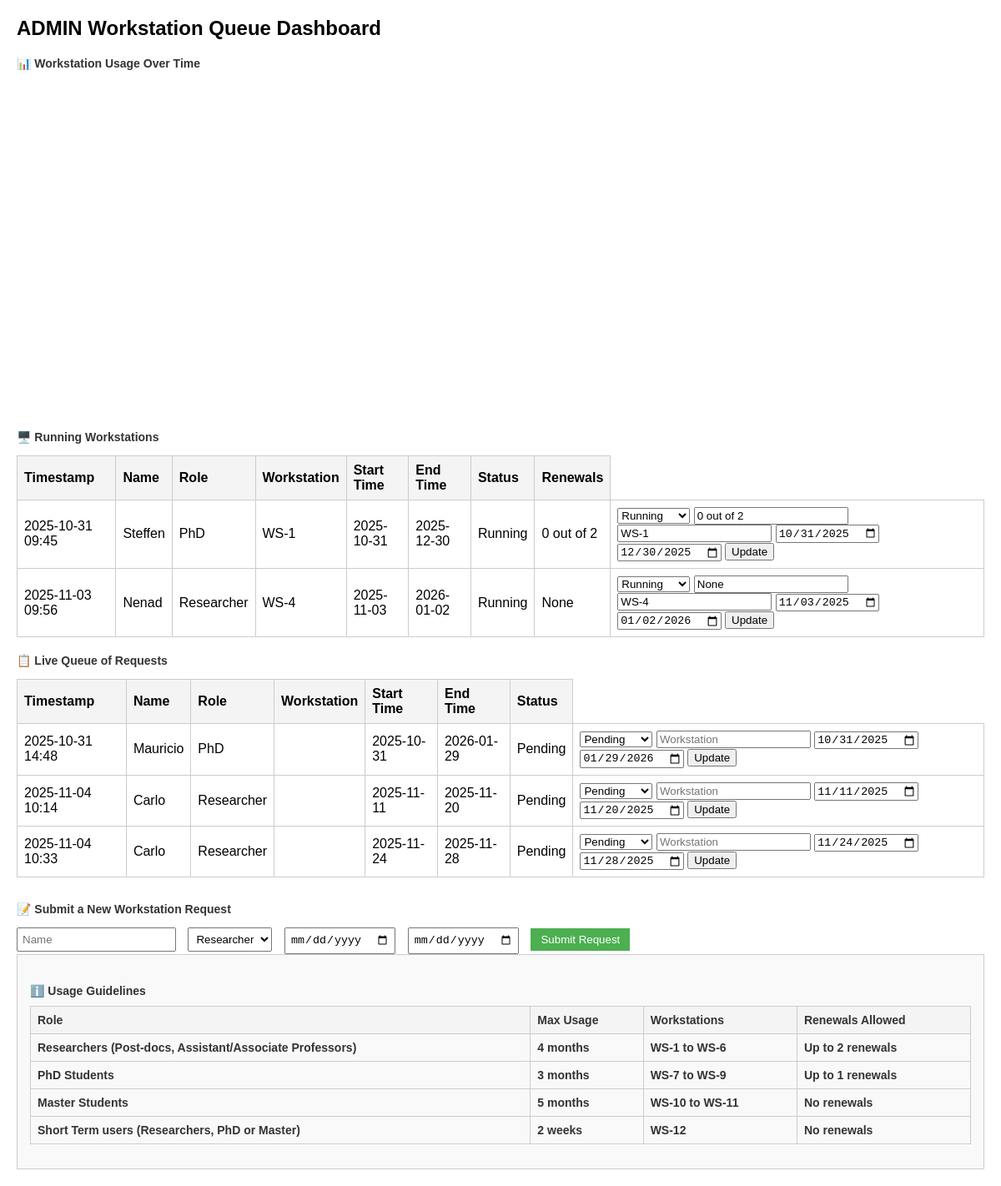
Page /admin (signed in) on the earlier database version.
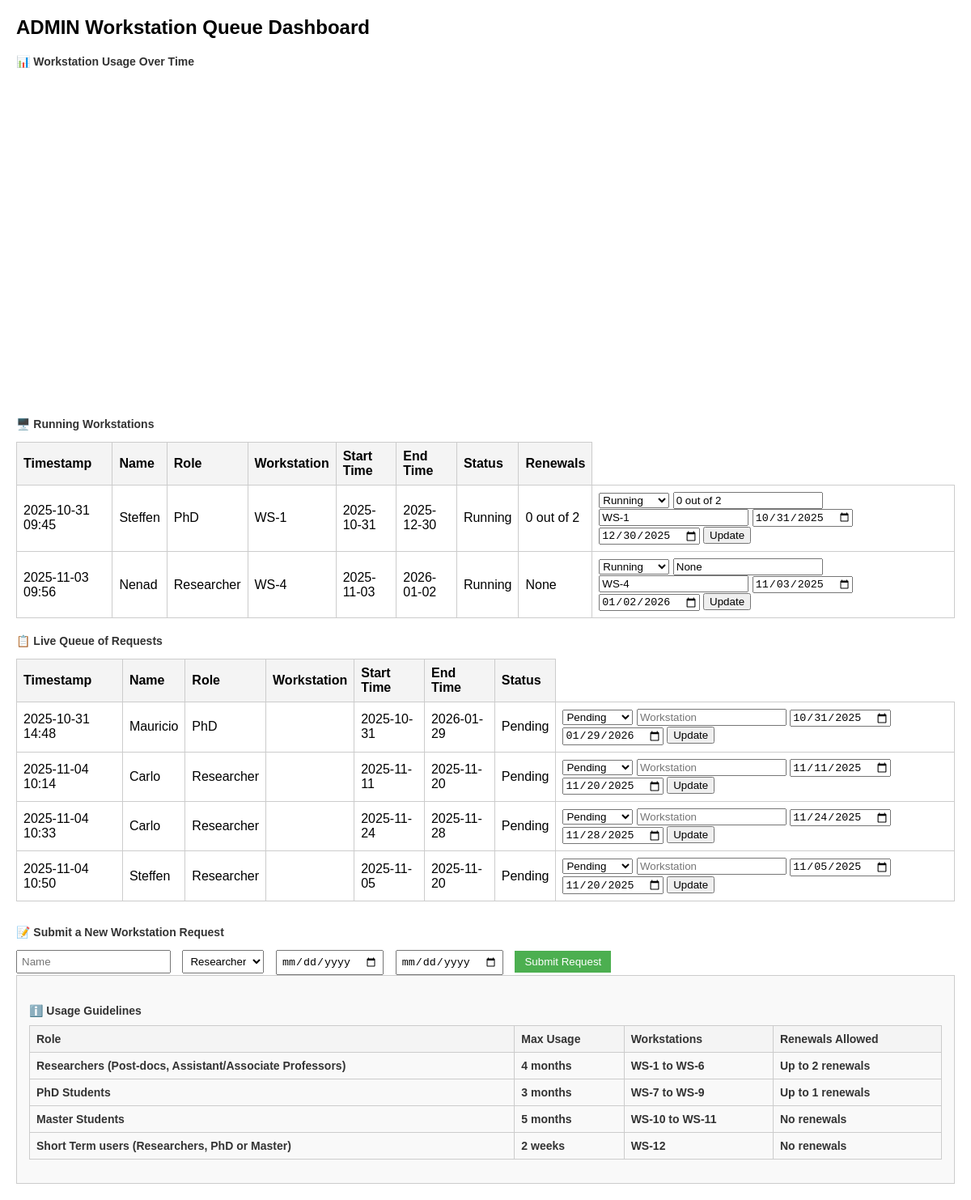
Same page on the later database version.
### app.py (models this page shows)
class Request(db.Model):
    id = db.Column(db.Integer, primary_key=True)
    timestamp = db.Column(db.DateTime, default=datetime.utcnow)
    name = db.Column(db.String(100))
    role = db.Column(db.String(50))
    start_time = db.Column(db.String(50))
    end_time = db.Column(db.String(50))
    status = db.Column(db.String(50), default="Pending")
    workstation = db.Column(db.String(50))
    renewals = db.Column(db.Integer)

### app.py (the view)
@app.route('/admin')
@login_required
def admin_dashboard():
    print("Is user authenticated?", current_user.is_authenticated)
    print("Current user role:", current_user.role)
    if current_user.role != 'admin':
        return redirect(url_for('dashboard'))
    requests = Request.query.order_by(Request.timestamp.desc()).all()
    running_requests = (Request.query.filter_by(status='Running').order_by(Request.role.asc(),Request.timestamp.asc()).all())
    pending_requests = (Request.query.filter_by(status='Pending').order_by(Request.role.asc(),Request.timestamp.asc()).all())
    chart_data = []
    for req in requests:
        if req.status == 'Running':
            chart_data.append({
                "name": req.name or "",
                "workstation": req.workstation or "",
                "start": str(req.start_time),
                "end": str(req.end_time),
                "renewals": req.renewals or "",
                "color": "blue" if req.role == "PhD" else "orange" if req.role == "Master" else "green"
            })
    return render_template('admin_dashboard.html', requests=pending_requests , running_requests=running_requests,  chart_data=chart_data)

### app.py (called while the page is built)
@login_manager.user_loader
def load_user(user_id):
    return User.query.get(int(user_id))

### templates/admin_dashboard.html (shortened to what this page needs)
<!DOCTYPE html>
<html lang="en">
<head>
</head>
<body>
    <h1>ADMIN Workstation Queue Dashboard</h1>
    <h2>📊 Workstation Usage Over Time</h2>
    <div id="usageChart" style="width:100%;height:400px;"></div>
<h3>🖥️ Running Workstations</h3>
    <table>
        <tr><th>Timestamp</th><th>Name</th><th>Role</th><th>Workstation</th><th>Start Time</th><th>End Time</th><th>Status</th><th>Renewals</th></tr>
        {% for req in running_requests %}
        <tr>
            <td>{{ req.timestamp.strftime('%Y-%m-%d %H:%M') }}</td>
            <td>{{ req.name }}</td>
            <td>{{ req.role }}</td>
            <td>{{ req.workstation }}</td>
            <td>{{ req.start_time }}</td>
            <td>{{ req.end_time }}</td>
            <td>{{ req.status }}</td>
            <td>{{ req.renewals }}</td>
            <td>
               <form method="POST" action="/update_status/{{ req.id }}">
                                <select name="status">
                                    <option value="Running" {% if req.status == 'Running' %}selected{% endif %}>Running</option>
                                </select>
                                <input type="text" name="renewals" placeholder="Renewals" value="{{ req.renewals }}">
                                <input type="text" name="workstation" placeholder="Workstation" value="{{ req.workstation or '' }}">
                                <input type="date" name="start_time" placeholder="StartTime" value="{{ req.start_time }}">
                                <input type="date" name="end_time" placeholder="EndTime" value="{{ req.end_time }}">
                                <button type="submit">Update</button>
                </form>
            </td>
        </tr>
        {% endfor %}
    </table>
<h3>📋 Live Queue of Requests</h3>
<table>
<tr>
<th>Timestamp</th>
<th>Name</th>
<th>Role</th>
<th>Workstation</th>
<th>Start Time</th>
<th>End Time</th>
<th>Status</th>
</tr>
        {% for req in requests %}
        <tr>
            <td>{{ req.timestamp.strftime('%Y-%m-%d %H:%M') }}</td>
            <td>{{ req.name }}</td>
            <td>{{ req.role }}</td>
            <td>{{ req.workstation or '' }}</td>
            <td>{{ req.start_time }}</td>
            <td>{{ req.end_time }}</td>
            <td>{{ req.status }}</td>
            <td>
                <form method="POST" action="/update_status/{{ req.id }}">
                    <select name="status">
                        <option value="Pending" {% if req.status == 'Pending' %}selected{% endif %}>Pending</option>
                    </select>
                    <input type="text" name="workstation" placeholder="Workstation" value="{{ req.workstation or '' }}">
                    <input type="date" name="start_time" placeholder="StartTime" value="{{ req.start_time }}">
                    <input type="date" name="end_time" placeholder="EndTime" value="{{ req.end_time }}">
                    <button type="submit">Update</button>
                </form>
            </td>
        </tr>
        {% endfor %}
    </table>
<div class="form-section">
<h3>📝 Submit a New Workstation Request</h3>
<form id="requestForm">
<input name="name" placeholder="Name" required="" type="text"/>
<select name="role">
<option value="Researcher">Researcher</option>
</select>
<input name="startTime" required="" type="date"/>
<input name="endTime" required="" type="date"/>
<button class="submit-btn" type="submit">Submit Request</button>
</form>
</div>
<div style="background-color:#f9f9f9; padding:15px; border:1px solid #ccc; margin-bottom:20px;">
<h3>ℹ️ Usage Guidelines
<table border="1" style="width:100%; margin-top:10px; border-collapse:collapse;">
<thead>
<tr style="background-color:#f2f2f2;">
<th>Role</th>
<th>Max Usage</th>
<th>Workstations</th>
<th>Renewals Allowed</th>
</tr>
</thead>
<tbody>
<tr>
<td>Researchers (Post-docs, Assistant/Associate Professors)</td>
<td>4 months</td>
<td>WS-1 to WS-6</td>
<td>Up to 2 renewals</td>
</tr>
<tr>
<td>PhD Students</td>
<td>3 months</td>
<td>WS-7 to WS-9</td>
<td>Up to 1 renewals</td>
</tr>
<tr>
<td>Master Students</td>
<td>5 months</td>
<td>WS-10 to WS-11</td>
<td>No renewals</td>
</tr>
<tr>
<td>Short Term users (Researchers, PhD or Master)</td>
<td>2 weeks</td>
<td>WS-12</td>
<td>No renewals</td>
</tr>
</tbody>
</table>
</h3>
</body>
</html>

### templates/admin_dashboard.html (style rules this page uses)
body { font-family: Arial, sans-serif; margin: 20px; }
h1 { font-size: 24px; margin-bottom: 10px; }
h2, h3 { font-size: 14px; margin-top: 20px; color: #333; }
table { width: 100%; border-collapse: collapse; margin-top: 10px; }
th, td { border: 1px solid #ccc; padding: 8px; text-align: left; }
th { background-color: #f4f4f4; }
.form-section { margin-top: 30px; }
.form-section input, .form-section select { margin-right: 10px; padding: 5px; }
.submit-btn { padding: 6px 12px; background-color: #4CAF50; color: white; border: none; cursor: pointer; }

Differences in the rows shown:
added Request: timestamp "2025-11-04 10:50", name "Steffen", role "Researcher", start_time "2025-11-05", end_time "2025-11-20", status "Pending", start_time "11/05/2025", end_time "11/20/2025", shown under "📋 Live Queue of Requests"
